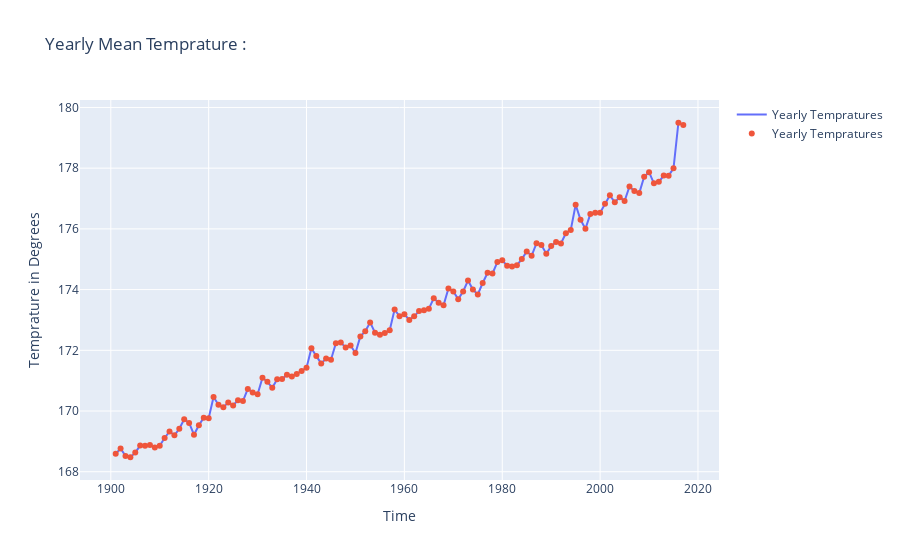

This figure's notebook cell:
### Code cell
df['Yearly Mean'] = df.iloc[:,1:].mean(axis=1) 
fig = go.Figure(data=[
    go.Scatter(name='Yearly Tempratures' , x=df['YEAR'], y=df['Yearly Mean'], mode='lines'),
    go.Scatter(name='Yearly Tempratures' , x=df['YEAR'], y=df['Yearly Mean'], mode='markers')
])
fig.update_layout(title='Yearly Mean Temprature :',
                 xaxis_title='Time', yaxis_title='Temprature in Degrees')
fig.show()
